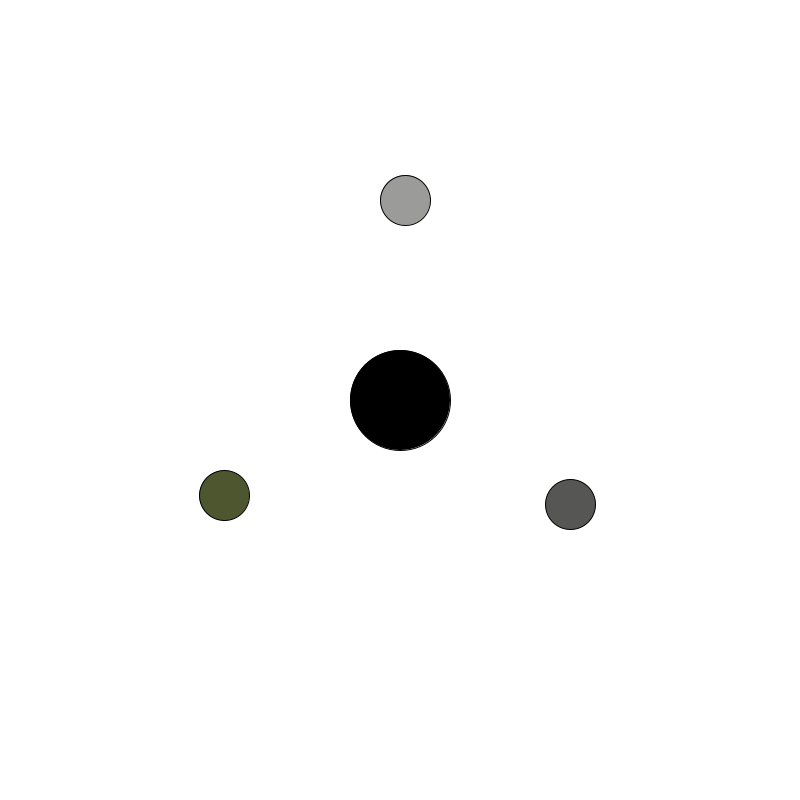
Frame 1 (no input)
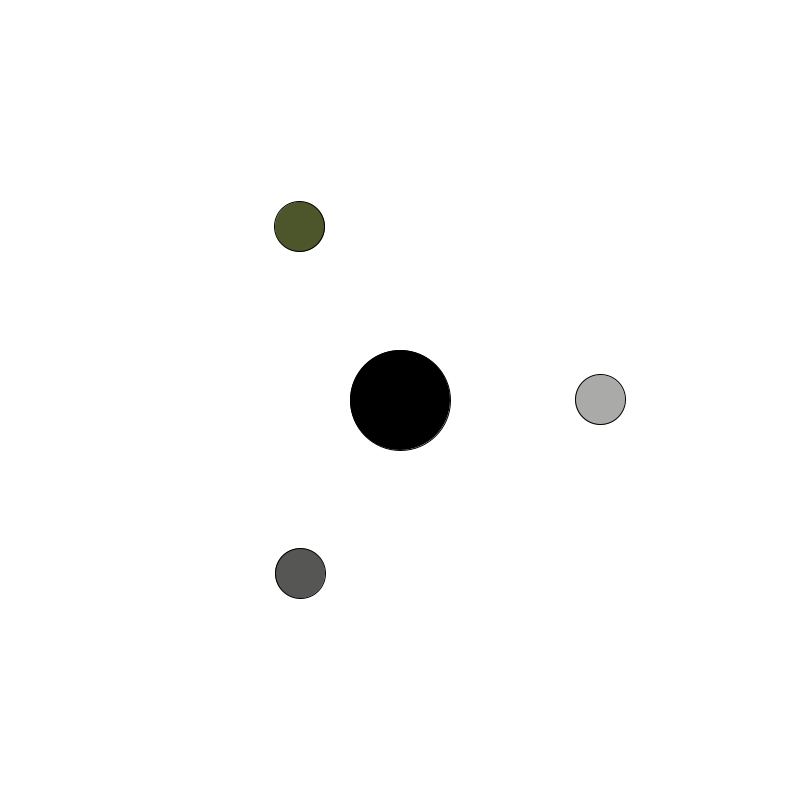
Frame 60 (the mouse pressed at the canvas centre just before this capture)
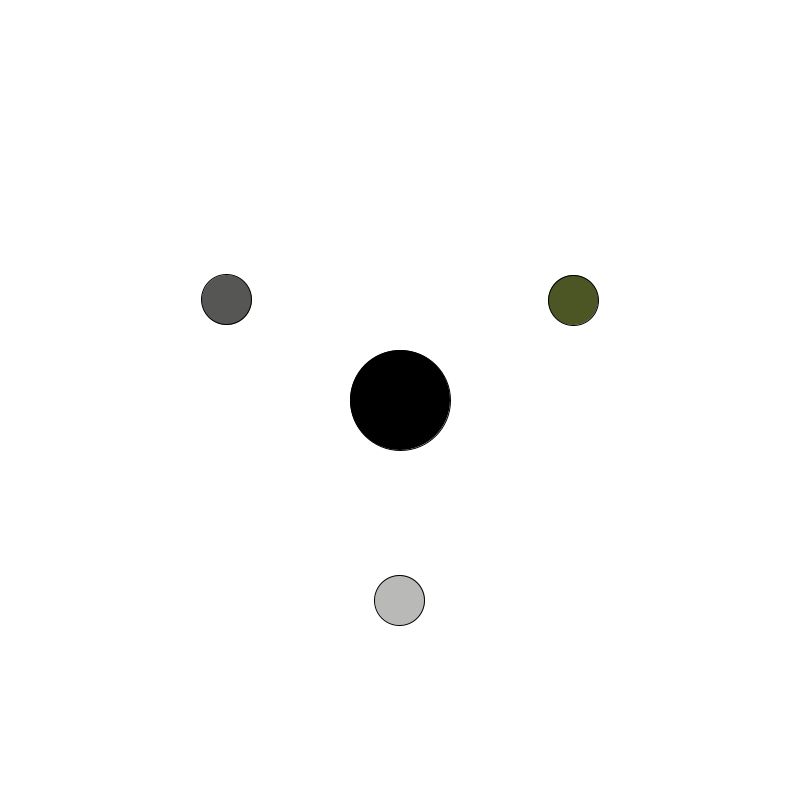
Frame 120 (the mouse held since frame 60 and released just before this capture)

The Processing sketch that drew these frames (run headless with seeded random() and noise(); from frame 60 on, the mouse is pressed at the canvas centre):

// Processing sketch: kadai
// ── kadai.pde
float x;
float y;
float xSpeed;
float ySpeed;
float amplitude;
float theta;
float small1;
int keytype;
float ballx[];
float bally[];
float circlecolor[];
float circlecount[];
int colorMAX = 5;
float Scirclecolor[];
float Scirclecount[];
int ScircleMAX = 12;
int circlescount;
int keymouse;
Circle[] circles = new Circle[100];

class Circle{
  int st = 0;
  float xPos;
  float yPos;
  float size;
  float circlecolor[];
  
  void init (float x, float y){
    xPos = x;
    yPos = y;
    size = 50;
    circlecolor = new float[3];
    for(int i = 0; i < 3; i++){
      circlecolor[i] = random(100);
    }
  }
  
  void update(){
    colorMode(HSB,100);
    fill(circlecolor[0],circlecolor[1],circlecolor[2]);
    ellipse(xPos,yPos,size,size);
  }
}



void setup(){
  size(800, 800);
  x = width / 2;
  y = height / 2;
  xSpeed = 10;
  ySpeed = 10;
  amplitude = 200;
  keytype = 0;
  ballx = new float [5];
  bally = new float [5];
  circlecolor =new float [colorMAX];
  circlecount = new float[2];
  Scirclecolor = new float [12];
  Scirclecount = new float [12];
  circlescount = 0;
  keymouse = 0;
    
  
  for(int i = 0; i < 5; i++){
    ballx[i] = random(width); 
    bally[i] = random(height);
  }
  for(int i = 0; i < colorMAX; i++){
    circlecolor[i] = (int)random(100);
  }
  for(int i = 0; i < 2; i++){
    circlecount[i] = 0.1;
  }
  
  for(int i = 0; i < ScircleMAX; i++){
    Scirclecolor[i] = (int)random(100);
  }
  for(int i = 0; i < ScircleMAX; i++){
    Scirclecount[i] = 0.1;
  }
}


void update(){
  if(keyPressed == true && keyCode == UP){
    y -= ySpeed;
  }
  else if(keyPressed == true && keyCode == DOWN){
    y += ySpeed;
  }
  
  if(keyPressed == true && keyCode == RIGHT){
    x += xSpeed;
  }
  else if(keyPressed == true && keyCode == LEFT){
    x -= xSpeed;
  }
  
  if(keyPressed == true && key == 'a'){
    keytype = 0;
  }
  else if(keyPressed == true && key == 's'){
    keytype = 1;
  }
  
  for(int i = 3; i < 5; i++){
    if(circlecolor[i] >= 100.0 || circlecolor[i] <= 0.0){
      if(i == 3){
        circlecount[0] *= -1;
      }
      else if(i == 4){
        circlecount[1] *= -1;
      }
    }
  }
  circlecolor[3] += circlecount[0];
  circlecolor[4] += circlecount[1];
  
   for(int i = 0; i < ScircleMAX; i++){
    if(Scirclecolor[i] >= 100 || Scirclecolor[i] <= 0){
      Scirclecount[i] *= -1;
    }
   }
   
   for(int i = 0; i < ScircleMAX; i++){
     Scirclecolor[i] += Scirclecount[i];
   }

  theta += PI/120;
  small1 = theta;
}
  
void draw(){
  colorMode(RGB,255);
  background(255, 255, 255);
  update();
  fill(0, 0, 0); 
  ellipse(x, y, 100, 100);
  
  switch(keytype){
    case 0:
    for(int i = 2; i < 7; i +=2){
      colorMode(HSB,100);
      if(i == 2){
        fill(circlecolor[0], circlecolor[1],circlecolor[2]);
      }
      else if(i == 4){
        fill(circlecolor[0], circlecolor[3],circlecolor[2]);
      }
      else if(i == 6){
        fill(circlecolor[0], circlecolor[1],circlecolor[4]);
      }
        ellipse(x + sin(i * PI / 3 + small1) * amplitude, y - cos(i * PI / 3 + small1) * amplitude, 50, 50);
      }
    
    break;
    
    case 1:
    colorMode(HSB,100);
    
    fill(Scirclecolor[0],Scirclecolor[1],Scirclecolor[2]);
    ellipse(x + sin( small1) * amplitude, y - cos(small1) * amplitude, 50, 50);    
    
    fill(Scirclecolor[3],Scirclecolor[4],Scirclecolor[5]);
    ellipse(x - sin( small1) * amplitude, y + cos(small1) * amplitude, 50, 50);
    
    fill(Scirclecolor[6],Scirclecolor[7],Scirclecolor[8]);
    ellipse(x + sin( small1) * amplitude, y + cos(small1) * amplitude, 50, 50);
    
    fill(Scirclecolor[9],Scirclecolor[10],Scirclecolor[11]);
    ellipse(x - sin( small1) * amplitude, y - cos(small1) * amplitude, 50, 50);
    break;
  }
}
  
